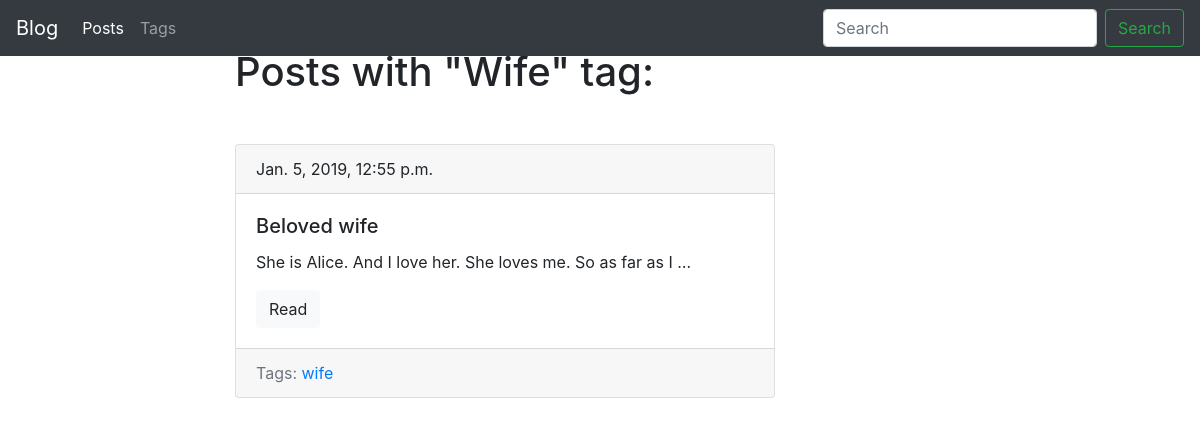
Page /blog/tag/wife/ on the committed database.
### blog/models.py (models this page shows, shortened)
class Tag(models.Model):
    title = models.CharField(max_length=50)
    slug = models.SlugField(max_length=50, unique=True)
    def get_absolute_url(self):
        return reverse('tag_detail_url', kwargs={'slug': self.slug})
    class Meta:
        ordering = ['title']

class Post(models.Model):
    title = models.CharField(max_length=150, db_index=True)
    slug = models.SlugField(max_length=150, blank=True, unique=True)
    body = models.TextField(blank=True, db_index=True)
    date_pub = models.DateTimeField(auto_now_add=True)
    tags = models.ManyToManyField('Tag', blank=True, related_name='posts')
    def get_absolute_url(self):
        return reverse('post_detail_url', kwargs={'slug': self.slug})
    class Meta:
        ordering = ['-date_pub']

### blog/views.py (the view)
# urls.py: path('tag/<str:slug>/', TagDetail.as_view(), name='tag_detail_url'),
class TagDetail(ObjectDetailMixin, View):
    model = Tag
    template = 'blog/tag_detail.html'

### blog/utils.py (called while the page is built)
    def get(self, request, slug):
        obj = get_object_or_404(self.model, slug=slug)
        return render(request, self.template, context={'%s' % self.model.__name__.lower(): obj,
                                                       'admin_object': obj,
                                                       'detail': True})

### blog/templates/blog/tag_detail.html (shortened to what this page needs)
{% extends 'blog/base_blog.html' %}
{% block content %}
    <h1 class="mb-5">
        Posts with "{{ tag.title|title }}" tag:
    </h1>
    {% for post in tag.posts.all %}
        {% include 'blog/includes/post_card_template.html' %}
    {% endfor %}
{% endblock %}

### blog/templates/blog/base_blog.html (shortened to what this page needs)
{% extends 'base.html' %}

### templates/base.html (shortened to what this page needs)
{% load static %}
<!DOCTYPE html>
<html lang="en">
<head>
    <link rel="stylesheet" href="https://stackpath.bootstrapcdn.com/bootstrap/4.2.1/css/bootstrap.min.css">
    <link rel="stylesheet" href="{% static 'css/styles.css' %}">
</head>
<body>
    <nav class="navbar fixed-top navbar-expand-lg navbar-dark bg-dark">
      <a class="navbar-brand" href="{% url 'posts_list_url' %}">Blog</a>
      <div class="collapse navbar-collapse" id="navbarSupportedContent">
        <ul class="navbar-nav mr-auto">
          <li class="nav-item active">
            <a class="nav-link" href="{% url 'posts_list_url' %}">Posts</a>
          </li>
          <li class="nav-item">
            <a class="nav-link" href="{% url 'tags_list_url' %}">Tags</a>
          </li>
        </ul>
        <form class="form-inline my-2 my-lg-0" action="{% url 'posts_list_url' %}">
          <input class="form-control mr-sm-2" type="search" placeholder="Search" aria-label="Search" name="search">
          <button class="btn btn-outline-success my-2 my-sm-0" type="submit">Search</button>
        </form>
      </div>
    </nav>
    <div class="container mt-5">
        <div class="row">
            <div class="col-6 offset-md-2">
                {% block content %}{% endblock %}
            </div>
        </div>
    </div>
</body>
</html>

### blog/templates/blog/includes/post_card_template.html
<div class="card mb-4">
    <div class="card-header">
        {{ post.date_pub }}
    </div>
    <div class="card-body">
        <h5 class="card-title">{{ post.title }}</h5>
        <p class="card-text">{{ post.body|truncatewords:15 }}</p>
        <a href="{{ post.get_absolute_url }}" class="btn btn-light">Read</a>
    </div>
    <div class="card-footer text-muted">
        Tags:
            {% for tag in post.tags.all %}
                <a href="{{ tag.get_absolute_url }}">{{ tag.title }}</a>
            {% endfor %}
    </div>
</div>

### rows in the picture
Tag: title "Wife", title "wife"
Post: date_pub "Jan. 5, 2019, 12:55 p.m.", title "Beloved wife", body "She is Alice. And I love her. She loves me. So as far as I …"
